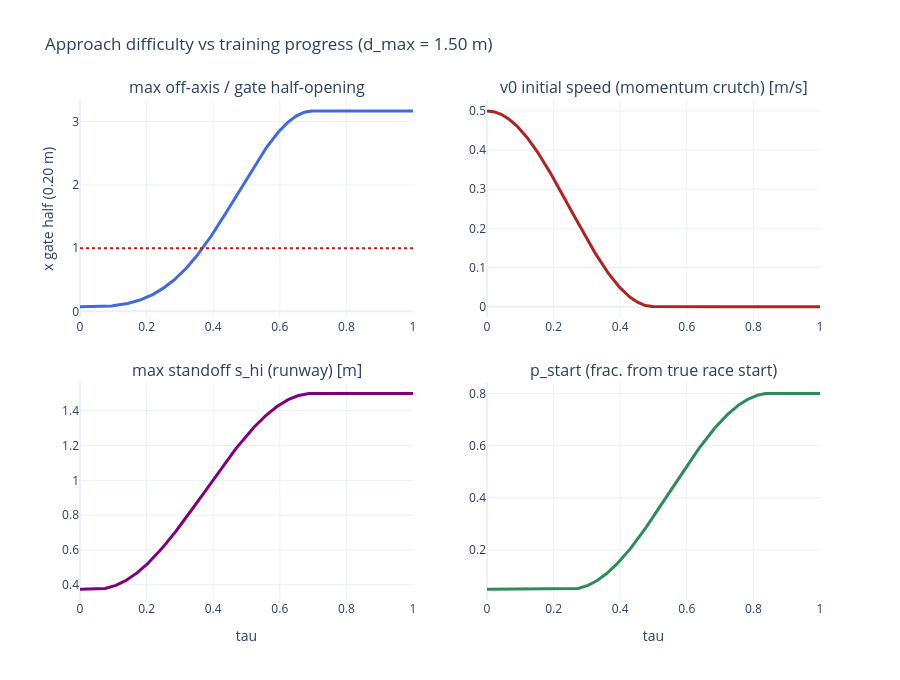

This figure's notebook cell:
### Markdown cell above
## 5. How hard does the approach actually get?

Difficulty proxies as a function of `tau` (for segment length `d_max = d_max_cap`):

1. **Max off-axis offset at the far end** `= s_hi * tan(kappa*theta_max)`, in units of the gate half-opening. `1.0` = a far spawn can sit exactly at the edge of the opening; `>1` = fully outside the opening cone, so the policy must steer back in.
2. **Max standoff** `s_hi` — how far back the drone can start (runway to manage).

`v0` (momentum crutch) is shown because it offsets difficulty: while `v0 > 0` the drone is *launched* through the gate; once `v0 → 0` the wide cone is fully on the policy. `p_start` shows when the deployment start distribution takes over.

### Code cell
d_max = cfg.d_max_cap
taus = np.linspace(0.0, 1.0, 400)
kap = _f(kappa_schedule(taus, cfg))
s_hi = cfg.d_min + kap * (d_max - cfg.d_min)
max_lat = s_hi * np.tan(kap * cfg.theta_max)
v0 = _f(v0_schedule(taus, cfg))
p_start = _f(p_start_schedule(taus, cfg))

fig = make_subplots(rows=2, cols=2, vertical_spacing=0.13, horizontal_spacing=0.10,
                    subplot_titles=("max off-axis / gate half-opening",
                                    "v0 initial speed (momentum crutch) [m/s]",
                                    "max standoff s_hi (runway) [m]",
                                    "p_start (frac. from true race start)"))
fig.add_trace(go.Scatter(x=taus, y=max_lat / GATE_HALF, line=dict(color="royalblue", width=3),
                         showlegend=False), row=1, col=1)
fig.add_hline(y=1.0, line=dict(color="firebrick", dash="dot"), row=1, col=1)
fig.add_trace(go.Scatter(x=taus, y=v0, line=dict(color="firebrick", width=3), showlegend=False),
              row=1, col=2)
fig.add_trace(go.Scatter(x=taus, y=s_hi, line=dict(color="purple", width=3), showlegend=False),
              row=2, col=1)
fig.add_trace(go.Scatter(x=taus, y=p_start, line=dict(color="seagreen", width=3), showlegend=False),
              row=2, col=2)
fig.update_xaxes(title_text="tau", row=2, col=1)
fig.update_xaxes(title_text="tau", row=2, col=2)
fig.update_yaxes(title_text="x gate half (0.20 m)", row=1, col=1)
fig.update_xaxes(range=[0, 1])  # tau only ever spans [0, 1]
fig.update_layout(height=680, template="plotly_white",
                  title=f"Approach difficulty vs training progress (d_max = {d_max:.2f} m)")
fig.show()

### Figure 1 — Plotly figure (JSON) as saved in the notebook; plotly's stock layout.template omitted (floating-point values rounded to 4 significant figures; data arrays with more than 128 entries replaced by an {"elided": "..."} marker saying what was removed)
{"data": [{"line": {"color": "royalblue", "width": 3}, "showlegend": false, "type": "scatter", "x": {"elided": "400 float values"}, "xaxis": "x", "y": {"elided": "400 float values"}, "yaxis": "y"}, {"line": {"color": "firebrick", "width": 3}, "showlegend": false, "type": "scatter", "x": {"elided": "400 float values"}, "xaxis": "x2", "y": {"elided": "400 float values"}, "yaxis": "y2"}, {"line": {"color": "purple", "width": 3}, "showlegend": false, "type": "scatter", "x": {"elided": "400 float values"}, "xaxis": "x3", "y": {"elided": "400 float values"}, "yaxis": "y3"}, {"line": {"color": "seagreen", "width": 3}, "showlegend": false, "type": "scatter", "x": {"elided": "400 float values"}, "xaxis": "x4", "y": {"elided": "400 float values"}, "yaxis": "y4"}], "layout": {"annotations": [{"font": {"size": 16}, "showarrow": false, "text": "max off-axis / gate half-opening", "x": 0.225, "xanchor": "center", "xref": "paper", "y": 1, "yanchor": "bottom", "yref": "paper"}, {"font": {"size": 16}, "showarrow": false, "text": "v0 initial speed (momentum crutch) [m/s]", "x": 0.775, "xanchor": "center", "xref": "paper", "y": 1, "yanchor": "bottom", "yref": "paper"}, {"font": {"size": 16}, "showarrow": false, "text": "max standoff s_hi (runway) [m]", "x": 0.225, "xanchor": "center", "xref": "paper", "y": 0.435, "yanchor": "bottom", "yref": "paper"}, {"font": {"size": 16}, "showarrow": false, "text": "p_start (frac. from true race start)", "x": 0.775, "xanchor": "center", "xref": "paper", "y": 0.435, "yanchor": "bottom", "yref": "paper"}], "height": 680, "shapes": [{"line": {"color": "firebrick", "dash": "dot"}, "type": "line", "x0": 0, "x1": 1, "xref": "x domain", "y0": 1, "y1": 1, "yref": "y"}], "title": {"text": "Approach difficulty vs training progress (d_max = 1.50 m)"}, "xaxis": {"anchor": "y", "domain": [0, 0.45], "range": [0, 1]}, "xaxis2": {"anchor": "y2", "domain": [0.55, 1], "range": [0, 1]}, "xaxis3": {"anchor": "y3", "domain": [0, 0.45], "range": [0, 1], "title": {"text": "tau"}}, "xaxis4": {"anchor": "y4", "domain": [0.55, 1], "range": [0, 1], "title": {"text": "tau"}}, "yaxis": {"anchor": "x", "domain": [0.565, 1], "title": {"text": "x gate half (0.20 m)"}}, "yaxis2": {"anchor": "x2", "domain": [0.565, 1]}, "yaxis3": {"anchor": "x3", "domain": [0, 0.435]}, "yaxis4": {"anchor": "x4", "domain": [0, 0.435]}}}
